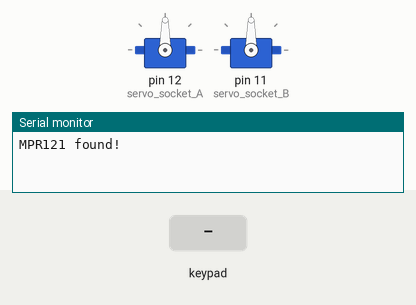
This sketch was run on a simulated Arduino Uno, built with avr-gcc and run on an emulated ATmega328P. Shown: 2 × servo, the last lines printed to the serial monitor. The test bench sets the inputs (shaded band).

Above: at 1.2 s.
1.3 s: key '0' pressed
At 1.68 s:
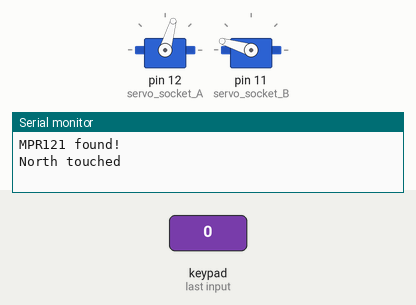
At 2.8 s:
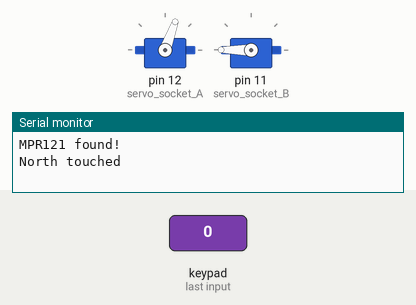
4.3 s: keypad keys 1 2 pressed 0.4 s apart
At 6.3 s:
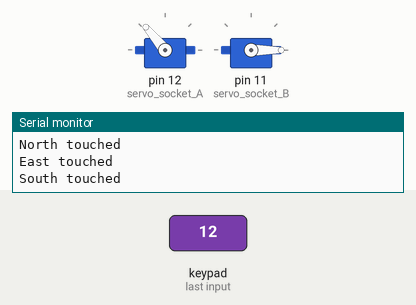
7.3 s: key '3' pressed
At 8.3 s:
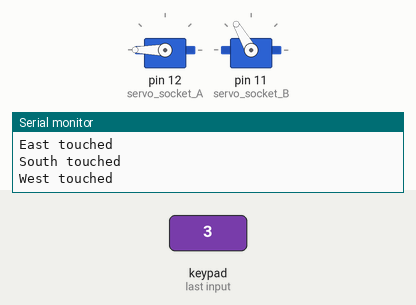
10.3 s: keypad keys 2 5 pressed 0.4 s apart
14.1 s: key '4' pressed
17.1 s: key '6' pressed
Timing chart, 0 to 22.6 s (numbered marks = the images above; inputs shaded):
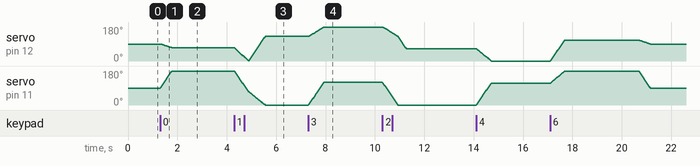

Measured:
- after the input at 1.3 s, servo on pin 12 (servo_socket_A): moves from 90° to 70° over 0.44 s, starting at once; servo on pin 11 (servo_socket_B): moves from 90° to 180° over 0.46 s, starting at once

The sketch:

CCI_LOYAL_CODE.ino
```cpp
#include <Wire.h>
#include <Adafruit_MPR121.h>
#include <Servo.h>

#ifndef _BV
#define _BV(bit) (1 << (bit)) // Define a macro for bitwise operations
#endif

Adafruit_MPR121 cap = Adafruit_MPR121();

Servo servo_A, servo_B;
int servo_socket_A = 12;
int servo_socket_B = 11;
int delayTime = 5; // Delay time to control speed; the higher the value, the slower the speed
bool actionInProgress = false; // Flag to indicate if an action is currently in progress
unsigned long lastActionTime = 0; // Timestamp of the last completed action
int currentSensor = -1;

void setup() {
  Serial.begin(9600);
  servo_A.attach(servo_socket_A);
  servo_B.attach(servo_socket_B);

  if (!cap.begin(0x5A)) { // Initialize the MPR121 sensor with address 0x5A
    Serial.println("MPR121 not found, check wiring?"); // If sensor is not found, print error message
    while (1); // Infinite loop to stop program execution
  }
  Serial.println("MPR121 found!"); // If sensor is found, print success message
}

void loop() {
  uint16_t touched = cap.touched(); // Read the touch status from the capacitive touch sensor

  for (uint8_t i = 0; i < 8; i++) { // Check touch electrodes 0 to 7
    if (touched & _BV(i)) { // Check if a specific touch electrode is touched
      if (actionInProgress && currentSensor != i) { // If an action is in progress and the current touch is different from the ongoing action
        actionInProgress = false; // Stop the current action
      }
      currentSensor = i; // Update the current sensor being processed
      executeAction(i); // Execute the corresponding action
      lastActionTime = millis(); // Update the timestamp of the last action
      return; // Respond to only one touch at a time
    }
  }

  if (actionInProgress && millis() - lastActionTime > 3000) { // If no new input is received 3 seconds after the action is completed
    moveServos(90, 90); // Return to the initial position
    actionInProgress = false; // End the action
  }
}

void executeAction(int sensor) {
  actionInProgress = true; // Mark the start of the action
  // Execute the corresponding action based on the touched sensor
  switch(sensor) {
    case 0: // North direction action
      Serial.println("North touched");
      moveServos(70, 180);
      break;
    case 1: // East direction action
      Serial.println("East touched");
      moveServos(0, 70);
      break;
    case 2: // South direction action
      Serial.println("South touched");
      moveServos(130, 0);
      break;
    case 3: // West direction action
      Serial.println("West touched");
      moveServos(180, 120);
      break;
    case 4: // Northeast direction action
      Serial.println("Northeast touched");
      moveServos(0, 116); // northeast coordinates
      break;
    case 5: // Southeast direction action
      Serial.println("Southeast touched");
      moveServos(65, 0); // southeast coordinates
      break;
    case 6: // Northwest direction action
      Serial.println("Northwest touched");
      moveServos(110, 180); // northwest coordinates
      break;
    case 7: // Southwest direction action
      Serial.println("Southwest touched");
      moveServos(180, 70); // southwest coordinates
      break;
  }
}

void moveServos(int targetPositionA, int targetPositionB) {
  int currentPositionA = servo_A.read(); // Read the current position of servo A
  int currentPositionB = servo_B.read(); // Read the current position of servo B

  int deltaA = abs(targetPositionA - currentPositionA); // Calculate the angle that servo A needs to move
  int deltaB = abs(targetPositionB - currentPositionB); // Calculate the angle that servo B needs to move
  int maxDelta = max(deltaA, deltaB); // Determine the maximum angle to move

  for (int i = 0; i <= maxDelta; i++) {
    int stepA = currentPositionA + i * (targetPositionA - currentPositionA) / maxDelta;
    int stepB = currentPositionB + i * (targetPositionB - currentPositionB) / maxDelta;
    servo_A.write(stepA);
    servo_B.write(stepB);
    delay(delayTime); // Delay to control movement speed
    if (!actionInProgress) break;
  }
}
```
